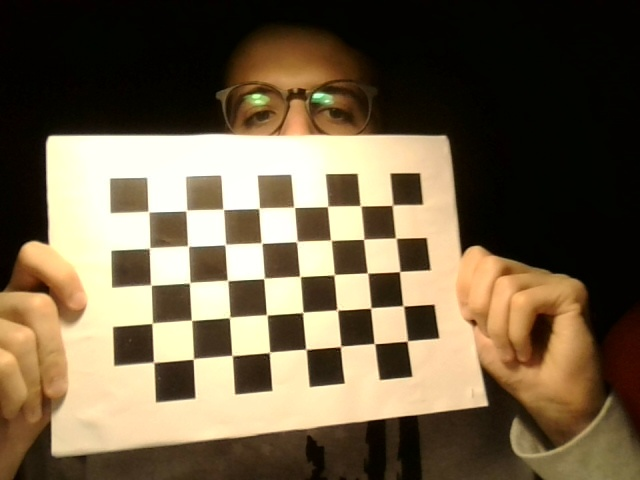
#> input picture Lab4CameraCalibration/calib_imgs/0.jpg, 640 x 480 px
$ python calibrate_undistort_ar.py
#> lines starting #> are read from the running program, lines starting #| are printed output that depends on the picture; pictures that were not available may be replaced by others from this repository, and a replacement may not be noted
import numpy as np
import cv2
from matplotlib import pyplot as plt

print(cv2.__version__)

dirname = "calib_imgs/"
img_names = [dirname + str(i) + ".jpg" for i in range(20)]
print(img_names)

pattern_size = (8,5) # number of inner corner, (columns, rows) for OpenCV
square_size = 26 #mm

indices = np.indices(pattern_size, dtype=np.float32)
indices *= square_size
coords_3D = np.transpose(indices, [2, 1, 0])
coords_3D = coords_3D.reshape(-1,2)
pattern_points = np.concatenate([coords_3D, np.zeros([coords_3D.shape[0], 1], dtype=np.float32)], axis=-1)


def processImage(fn):
#> called with fn = 'calib_imgs/0.jpg'
    print('processing {}'.format(fn))
    img = cv2.imread(fn, cv2.IMREAD_GRAYSCALE)
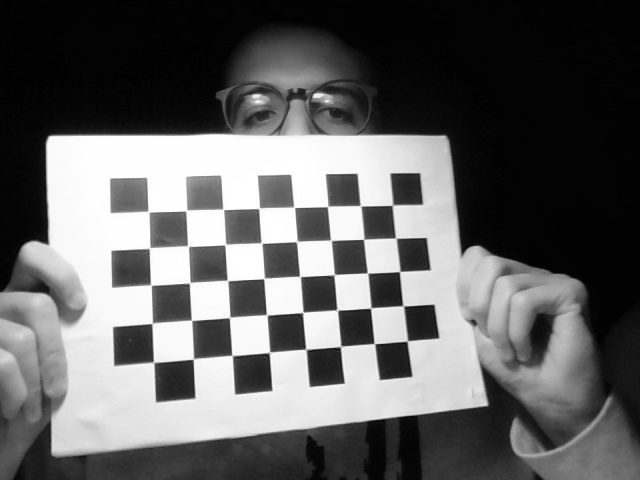
#> img: shape (480, 640); min 0, max 255, mean 99.7
    # Check image loaded correctly
    if img is None:
        print("Failed to load", fn)
        return None
    # Finding corners
    found, corners = cv2.findChessboardCorners(img, pattern_size)
#> found = True; corners = 40 rows, first 8: [150, 214], [187, 209], [223.1, 209.3], [258.5, 208.7], [294.6, 207.6], [327.3, 206.7], [360.4, 205.8], [392, 205.4]
    if found:
        # Refining corner position
        term = (cv2.TERM_CRITERIA_EPS + cv2.TERM_CRITERIA_COUNT, 5, 1)
        cv2.cornerSubPix(img, corners, (5, 5), (-1, -1), term)
        # [6 lines of commented-out code are left out]
    else:
        print('chessboard not found')
        return None
    print('           %s... OK' % fn)
    return (corners.reshape(-1, 2), pattern_points)


chessboards = [processImage(fn) for fn in img_names]
#> call 2 of processImage, with fn = 'calib_imgs/1.jpg'
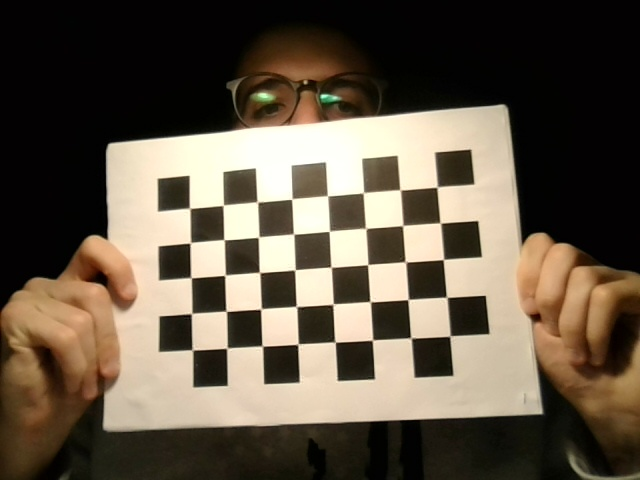
#> input picture Lab4CameraCalibration/calib_imgs/1.jpg, 640 x 480 px
#> in processImage (call 2), `img = cv2.imread(fn, cv2.IMREAD_GRAYSCALE)`:
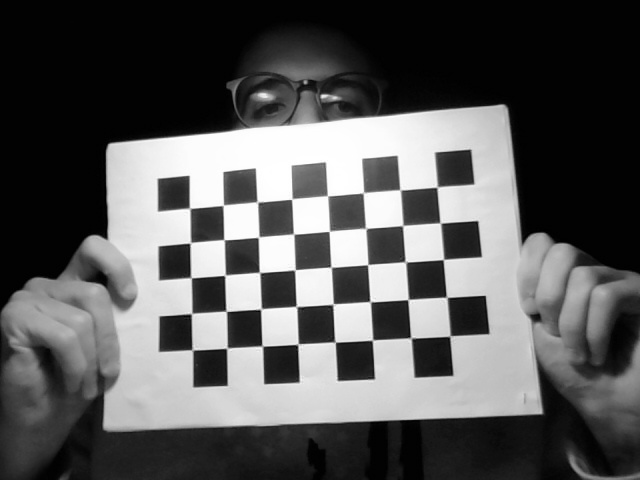
#> img: shape (480, 640); min 0, max 255, mean 88.6
#> in processImage (call 2), `found, corners = cv2.findChessboardCorners(img, pattern_size)`: corners = 40 rows, first 8: [189.6, 208], [223, 205.5], [257.4, 202.1], [291.5, 199.5], [327.5, 195.7], [363.1, 192.9], [400.2, 190.1], [436.9, 187.4]
#> call 4 of processImage, with fn = 'calib_imgs/3.jpg'
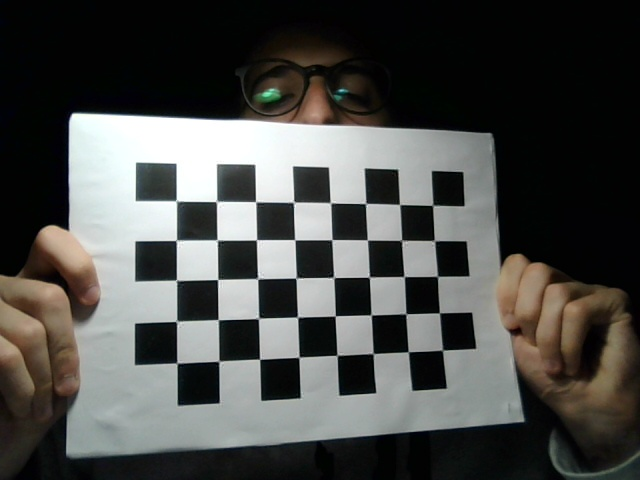
#> input picture Lab4CameraCalibration/calib_imgs/10.jpg, 640 x 480 px, given in place of 3.jpg, which was not available
#> in processImage (call 4), `img = cv2.imread(fn, cv2.IMREAD_GRAYSCALE)`:
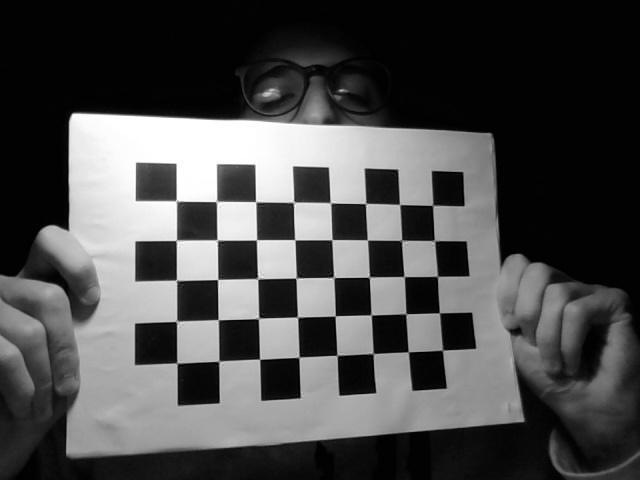
#> img: shape (480, 640); min 0, max 255, mean 75.7
#> in processImage (call 4), `found, corners = cv2.findChessboardCorners(img, pattern_size)`: corners = 40 rows, first 8: [175.7, 200.4], [215.8, 201.6], [255.6, 201.8], [293.8, 202.2], [330.6, 203], [365.8, 203.5], [399.5, 204.5], [432.4, 205.4]

obj_points = [] #3D points
img_points = [] #2D points

#> (the run stopped early here; a loop or call above may not have finished)
